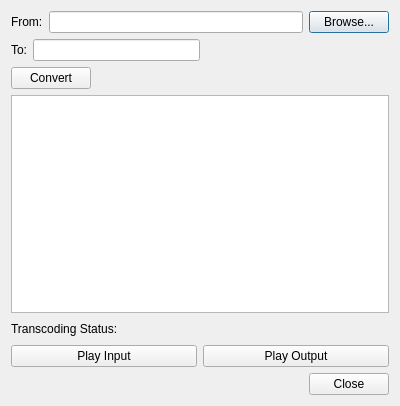
<?xml version="1.0" encoding="UTF-8"?>
<ui version="4.0">
 <class>Dialog</class>
 <widget class="QDialog" name="Dialog">
  <property name="geometry">
   <rect>
    <x>0</x>
    <y>0</y>
    <width>400</width>
    <height>406</height>
   </rect>
  </property>
  <property name="windowTitle">
   <string>Dialog</string>
  </property>
  <layout class="QGridLayout" name="gridLayout">
   <item row="0" column="0" colspan="2">
    <layout class="QHBoxLayout" name="horizontalLayout_4">
     <item>
      <layout class="QHBoxLayout" name="horizontalLayout">
       <item>
        <widget class="QLabel" name="label">
         <property name="text">
          <string>From:</string>
         </property>
         <property name="buddy">
          <cstring>fromLineEdit</cstring>
         </property>
        </widget>
       </item>
       <item>
        <widget class="QLineEdit" name="fromLineEdit"/>
       </item>
      </layout>
     </item>
     <item>
      <widget class="QPushButton" name="fileOpenButton">
       <property name="text">
        <string>Browse...</string>
       </property>
      </widget>
     </item>
    </layout>
   </item>
   <item row="1" column="0" colspan="2">
    <layout class="QHBoxLayout" name="horizontalLayout_5">
     <item>
      <layout class="QHBoxLayout" name="horizontalLayout_2">
       <item>
        <widget class="QLabel" name="label_2">
         <property name="text">
          <string>To:</string>
         </property>
         <property name="buddy">
          <cstring>toLineEdit</cstring>
         </property>
        </widget>
       </item>
       <item>
        <widget class="QLineEdit" name="toLineEdit"/>
       </item>
      </layout>
     </item>
     <item>
      <spacer name="horizontalSpacer">
       <property name="orientation">
        <enum>Qt::Horizontal</enum>
       </property>
       <property name="sizeHint" stdset="0">
        <size>
         <width>40</width>
         <height>20</height>
        </size>
       </property>
      </spacer>
     </item>
    </layout>
   </item>
   <item row="2" column="0">
    <layout class="QHBoxLayout" name="horizontalLayout_6">
     <item>
      <widget class="QPushButton" name="startButton">
       <property name="text">
        <string>Convert</string>
       </property>
      </widget>
     </item>
     <item>
      <spacer name="horizontalSpacer_2">
       <property name="orientation">
        <enum>Qt::Horizontal</enum>
       </property>
       <property name="sizeHint" stdset="0">
        <size>
         <width>40</width>
         <height>20</height>
        </size>
       </property>
      </spacer>
     </item>
    </layout>
   </item>
   <item row="3" column="0" colspan="2">
    <widget class="QTextEdit" name="textEdit"/>
   </item>
   <item row="4" column="0" colspan="2">
    <layout class="QHBoxLayout" name="horizontalLayout_7">
     <item>
      <widget class="QLabel" name="transcodingStatusLabel">
       <property name="text">
        <string>Transcoding Status:</string>
       </property>
      </widget>
     </item>
     <item>
      <spacer name="horizontalSpacer_3">
       <property name="orientation">
        <enum>Qt::Horizontal</enum>
       </property>
       <property name="sizeHint" stdset="0">
        <size>
         <width>40</width>
         <height>20</height>
        </size>
       </property>
      </spacer>
     </item>
    </layout>
   </item>
   <item row="5" column="0" colspan="2">
    <layout class="QHBoxLayout" name="horizontalLayout_3">
     <item>
      <widget class="QPushButton" name="playInputButton">
       <property name="text">
        <string>Play Input</string>
       </property>
      </widget>
     </item>
     <item>
      <widget class="QPushButton" name="playOutputButton">
       <property name="text">
        <string>Play Output</string>
       </property>
      </widget>
     </item>
    </layout>
   </item>
   <item row="6" column="0">
    <spacer name="horizontalSpacer_4">
     <property name="orientation">
      <enum>Qt::Horizontal</enum>
     </property>
     <property name="sizeHint" stdset="0">
      <size>
       <width>298</width>
       <height>20</height>
      </size>
     </property>
    </spacer>
   </item>
   <item row="6" column="1">
    <widget class="QPushButton" name="pushButton">
     <property name="text">
      <string>Close</string>
     </property>
    </widget>
   </item>
  </layout>
 </widget>
 <layoutdefault spacing="6" margin="11"/>
 <resources/>
 <connections>
  <connection>
   <sender>pushButton</sender>
   <signal>clicked()</signal>
   <receiver>Dialog</receiver>
   <slot>close()</slot>
   <hints>
    <hint type="sourcelabel">
     <x>267</x>
     <y>125</y>
    </hint>
    <hint type="destinationlabel">
     <x>267</x>
     <y>174</y>
    </hint>
   </hints>
  </connection>
 </connections>
</ui>
